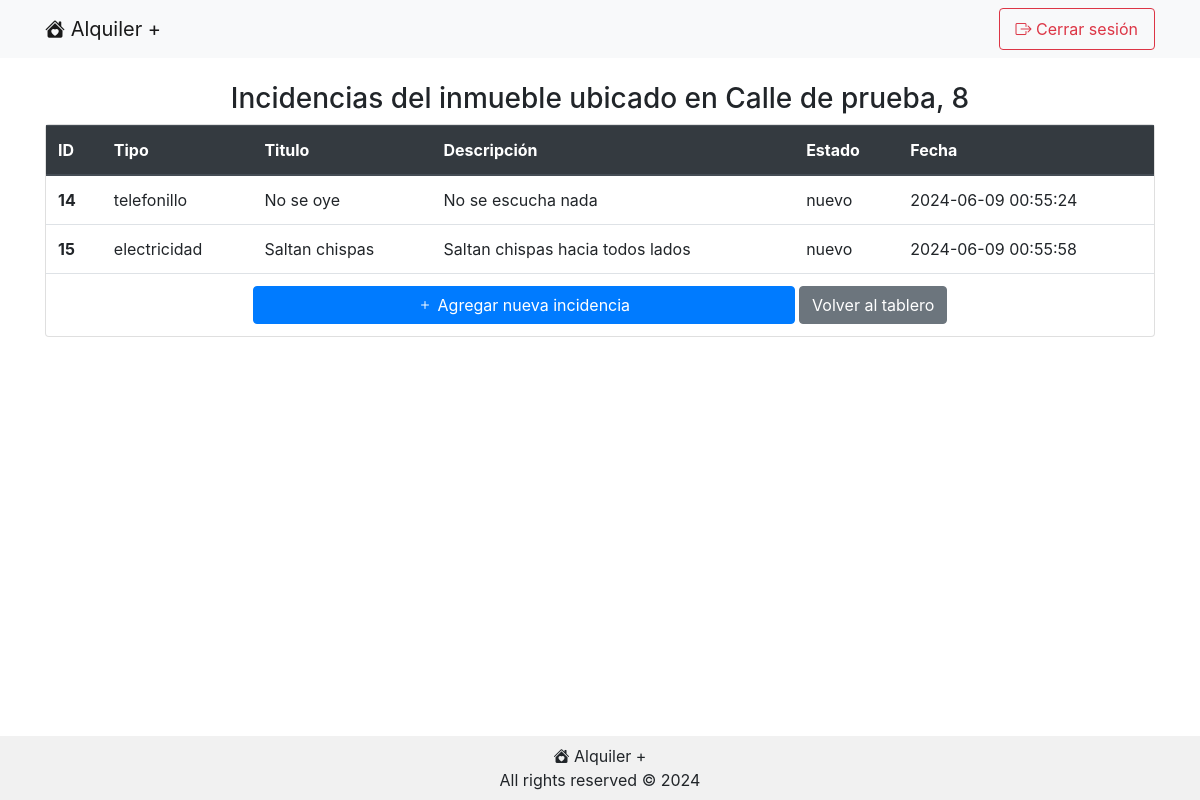
The page /incidencias.php?inmuebleId=6 (signed in) on the database its author committed.
### tables this page shows
CREATE TABLE `inmuebles` (
  `id` int(11) NOT NULL,
  `direccion` text NOT NULL,
  `propietario_usuario_id` int(11) NOT NULL,
  `inquilino_usuario_id` int(11) NOT NULL
);

CREATE TABLE `incidencias` (
  `id` int(11) NOT NULL,
  `tipo` enum('fontaneria','electricidad','telefonillo','mobiliario','pagos','carpinteria','cerrajeria','pintura') NOT NULL,
  `titulo` text NOT NULL,
  `descripcion` text NOT NULL,
  `estado` enum('nuevo','iniciado','completado','cancelado') NOT NULL DEFAULT 'nuevo',
  `usuario_id` int(11) NOT NULL,
  `inmueble_id` int(11) NOT NULL,
  `fecha_y_hora` timestamp NOT NULL DEFAULT current_timestamp() ON UPDATE current_timestamp()
);

### class/Conexion.php (called while the page is built, shortened)
<?php
class Conexion {
    private static $host;
    private static $username;
    private static $password;
    private static $db;
    private static $dsn;
    private static $conexion = null;
    private static function inicializar() {
        if (self::$conexion === null) {
            self::$host = DB_HOST;
            self::$db = DB_NAME;
            self::$username = DB_USERNAME;
            self::$password = DB_PASSWORD;
            self::$dsn = "mysql:host=" . self::$host . ";dbname=" . self::$db . ";charset=utf8mb4";
            try {
                self::$conexion = new PDO(self::$dsn, self::$username, self::$password);
                self::$conexion->setAttribute(PDO::ATTR_ERRMODE, PDO::ERRMODE_EXCEPTION);
            } catch (PDOException $ex) {
                die("Error en la conexión con la bbdd: mensaje: " . $ex->getMessage());
            }
            return self::$conexion;
        }
    }
    public static function consulta($sql) {
        try {
            $stmt = self::$conexion->prepare($sql);
            $stmt->execute();
            $resultado = $stmt->fetchAll(PDO::FETCH_ASSOC);
            return $resultado;
        } catch (PDOException $ex) {
            die("Fallo la query: " . $ex->getMessage());
        }
    }
}

### class/Inmueble.php (called while the page is built, shortened)
<?php
class Inmueble {
    private $id;
    private $direccion;
    private $incidencias;
    public function __construct($direccion, $inquilino, $incidencias, $id=null, $usuario=null) {
        if ($id != null) {
            $this->id = $id;
            $this->direccion = $direccion;
            $this->incidencias = $incidencias;
        } else if ($id === null) {
            if ($inquilino == null) {
                Conexion::consulta("INSERT INTO inmuebles (direccion, propietario_usuario_id) VALUES ('".$direccion."', ".$usuario->getId().")");
            } else {
                Conexion::consulta("INSERT INTO inmuebles (direccion, propietario_usuario_id, inquilino_usuario_id) VALUES ('".$direccion."', ".$usuario->getId().", ". $inquilino->getId() . ")");
            }
        }
    }
    public function getId() {
        return $this->id;
    }
    public function getDireccion() {
        return $this->direccion;
    }
    public function getIncidencias() {
        return $this->incidencias?? [];
    }
    public static function obtenerInmuebleExistente($id) {
        $consulta = Conexion::consulta("SELECT id, tipo, titulo, descripcion, estado, usuario_id, fecha_y_hora FROM incidencias WHERE inmueble_id=" . $id);
        $incidencias = [];
        foreach($consulta as $fila) {
            $incidencia = Incidencia::obtenerIncidenciaExistente($fila["id"]);
            $incidencias[] = $incidencia;
            }
        $consulta = Conexion::consulta("SELECT id, direccion, inquilino_usuario_id FROM inmuebles WHERE id=" . $id);
        foreach ($consulta as $fila) {
            $inmueble = new Inmueble($fila['direccion'], Usuario::obtenerUsuarioExistente($fila['inquilino_usuario_id']), $incidencias, $fila['id']);
        }
        return $inmueble;
    }
}

### class/Usuario.php (called while the page is built, shortened)
<?php
class Usuario {
    public static function obtenerUsuarioExistente($id) {
        $usuario = null;
        $consulta = Conexion::consulta("SELECT id, direccion, inquilino_usuario_id FROM inmuebles WHERE propietario_usuario_id=" . $id);
        $inmuebles = [];
        foreach ($consulta as $fila) {
            $inmueble = Inmueble::obtenerInmuebleExistente($fila["id"]);
            $inmuebles[] = $inmueble;
        }
        $consulta = Conexion::consulta("SELECT id, nombre, apellido, email, contrasena_hash, telefono, vencimiento_subscripcion, es_administrador FROM usuarios WHERE id=" . $id);
        foreach ($consulta as $fila) {
            $usuario = new Usuario($fila['nombre'], $fila['apellido'], $fila['email'], $fila['contrasena_hash'], $fila['telefono'], $fila['vencimiento_subscripcion'], $fila['es_administrador'], $inmuebles, $fila['id']);
        }
        return $usuario;
    }
}

### class/Incidencia.php (called while the page is built, shortened)
<?php
class Incidencia {
    private $id;
    public $tipo;
    private $titulo;
    private $descripcion;
    private $estado;
    private $fecha_y_hora;
    public function __construct ($id, $tipo, $titulo, $descripcion, $estado, $fecha_y_hora) {
        $this->id = $id;
        $this->tipo = $tipo;
        $this->titulo = $titulo;
        $this->descripcion = $descripcion;
        $this->estado = $estado;
        $this->fecha_y_hora = $fecha_y_hora;
    }
    public function getId() {
        return $this->id;
    }
    public function getTipo() {
        return $this->tipo;
    }
    public function getTitulo() {
        return $this->titulo;
    }
    public function getDescripcion() {
        return $this->descripcion;
    }
    public function getEstado() {
        return $this->estado;
    }
    public function getFecha() {
        return $this->fecha_y_hora;
    }
    public static function obtenerIncidenciaExistente($id){
        $consulta = Conexion::consulta("SELECT id, tipo, titulo, descripcion, estado, fecha_y_hora FROM incidencias WHERE id=" . $id);
        $incidencia = null;
        foreach ($consulta as $fila) {
            $incidencia = new Incidencia($fila['id'], $fila['tipo'], $fila['titulo'], $fila['descripcion'], $fila['estado'], $fila['fecha_y_hora']);
        }
        return $incidencia;
    }
}

### public/incidencias.php (the view, shortened to what this page needs)
<?php
$usuario = Usuario::obtenerUsuarioExistente($_SESSION['usuarioId']);
if ($_SERVER['REQUEST_METHOD'] === 'GET') {
    $inmuebleId = $_GET['inmuebleId'];
    $inmueble = Inmueble::obtenerInmuebleExistente($inmuebleId);
}
?>
<!DOCTYPE html>
<html lang="es">
    <head>
<?php require '../include/head.php' ?>
    </head>
    <body>
        <?php require '../include/nav.php'; ?>
        <div class="contenido container mt-4 flex-grow-1">
            <h3 class="text-black text-center">Incidencias del inmueble ubicado en <?php echo $inmueble->getDireccion()?></h3>
            <div class="row">
                <div class="col-md-12 ml-auto">
                    <div class="card mb-3">
                        <div class="card-body p-0">
                            <div class="table-responsive">
                                <table class="table table-hover mb-0">
                                    <thead class="thead-dark">
                                        <tr>
                                            <th scope="col">ID</th>
                                            <th scope="col">Tipo</th>
                                            <th scope="col">Titulo</th>
                                            <th scope="col">Descripci&oacute;n</th>
                                            <th scope="col">Estado</th>
                                            <th scope="col">Fecha</th>
                                        </tr>
                                    </thead>
                                    <tbody>
                                    <?php
                                        foreach ($inmueble->getIncidencias() as $incidencia) {
                                            ?>
                                        <tr>
                                            <th scope="row"><?php echo $incidencia->getId(); ?></th>
                                            <td><?php echo $incidencia->getTipo(); ?></td>
                                            <td><?php echo $incidencia->getTitulo(); ?></td>
                                            <td><?php echo $incidencia->getDescripcion(); ?></td>
                                            <td><?php echo $incidencia->getEstado(); ?></td>
                                            <td><?php echo $incidencia->getFecha(); ?></td>
                                        </tr>
                                            <?php
                                        }
                                            ?>
                                        <tr><td colspan="6" class="text-center"><a href="nueva_incidencia.php?inmuebleId=<?php echo $inmueble->getId()?>&origen=incidencias" class="btn btn-primary w-50"><i class="bi bi-plus"></i> Agregar nueva incidencia</a> <a class="btn btn-secondary" href = "tablero.php">Volver al tablero</a></a></td></tr>
                                    </tbody>
                                </table>
                            </div>
                        </div>
                    </div>
                </div>
            </div>
        </div>
        <?php require '../include/footer.php' ?>
    </body>
</html>

### public/css/estilos.css (style rules this page uses)
body { display: flex; flex-direction: column; min-height: 100vh; }

### rows shown on the page
inmuebles: direccion "Calle de prueba, 8"
incidencias: id "14", tipo "telefonillo", titulo "No se oye", descripcion "No se escucha nada", estado "nuevo", fecha_y_hora "2024-06-09 00:55:24"
incidencias: id "15", tipo "electricidad", titulo "Saltan chispas", descripcion "Saltan chispas hacia todos lados", estado "nuevo", fecha_y_hora "2024-06-09 00:55:58"
